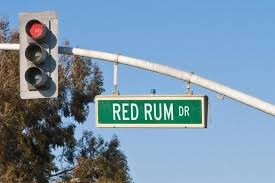
#> input picture Hough Transform/Senior Design python code/Zoomedin.png, 275 x 183 px
$ python color_thresholding.py
#> lines starting #> are read from the running program, lines starting #| are printed output that depends on the picture
# -*- coding: utf-8 -*-
"""
Created on Sat Feb 16 11:21:16 2019

@author: Alexander
"""

import cv2
import numpy as np

#cap = cv2.VideoCapture(0)
img = cv2.imread( 'Zoomedin.png', 0 )
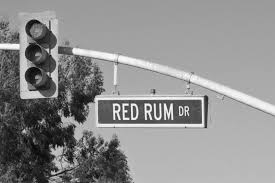
#> img: shape (183, 275); min 0, max 255, mean 142


# Take each frame
#_, frame = cap.read()

# Convert BGR to HSV
#hsv = cv2.cvtColor(frame, cv2.COLOR_BGR2HSV)
#hsv = cv2.cvtColor( img, cv2.COLOR_BGR2HSV )

# define range of blue color in HSV
lower_green = np.array([50,0,0])
upper_green = np.array([80,255,255])
#lower_green = np.array([100,100,200])
#upper_green = np.array([255,255,255])

# Threshold the HSV image to get only blue colors
#> (the run stopped early here; a loop or call above may not have finished)

$ run again, with Hough Transform/Senior Design python code/Forbes.jpg saved as Hough Transform/Senior Design python code/Zoomedin.png
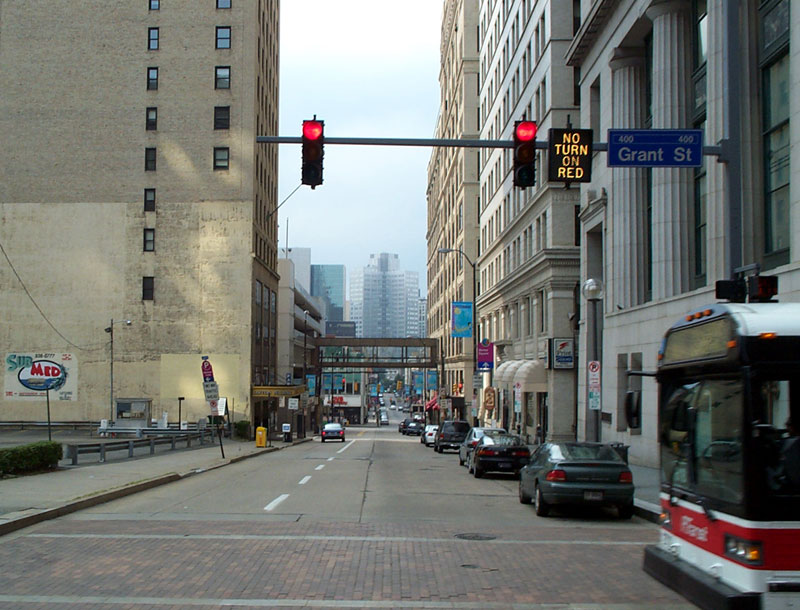
#> input picture Hough Transform/Senior Design python code/Forbes.jpg, 800 x 610 px
#> `img = cv2.imread( 'Zoomedin.png', 0 )`:
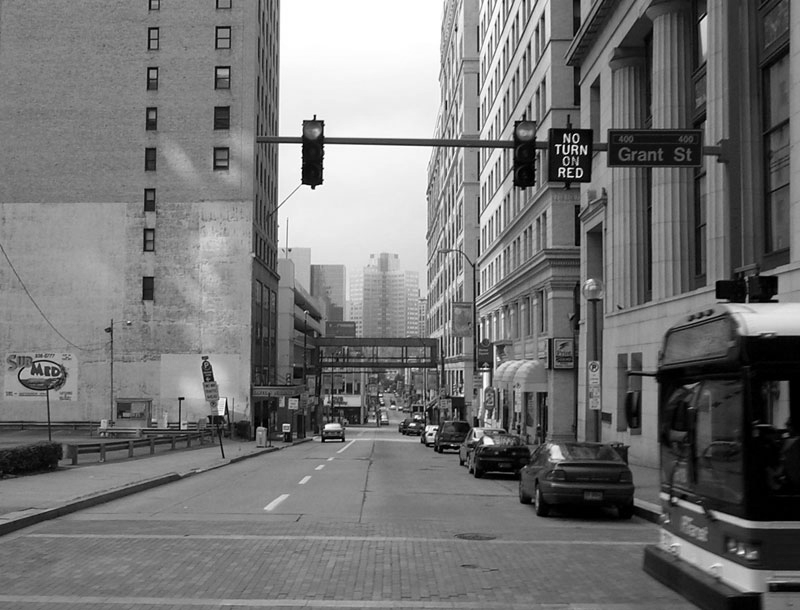
#> img: shape (610, 800); min 0, max 255, mean 116.5
